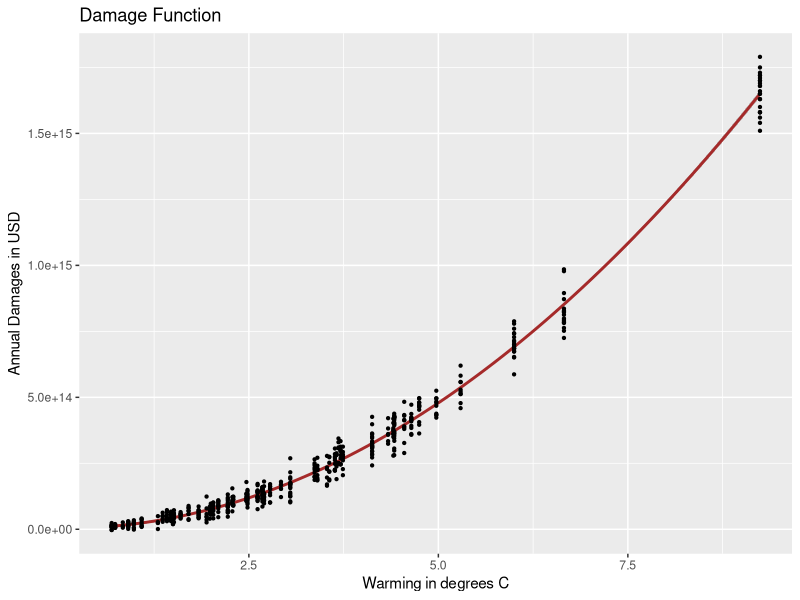

Generate this figure with R:
## ---- chunk 1
knitr::opts_chunk$set(echo = TRUE)
library(tidyverse)
library(here)
## ---- chunk 2
damage <- read_csv(here("damages.csv"))
warming <- read_csv(here("warming.csv"))
## ---- chunk 3
#create linear regression 

damage$warming_squared <- damage$warming^2
quad_damage_model <- lm(damages ~ warming + warming_squared + 0, data = damage)

# define function 
quad_function <- function(warming){
  harm <- quad_damage_model$coefficients[1]*warming + quad_damage_model$coefficients[2]*warming^2
  return(harm)
}
## ---- chunk 4
# visualize function and scatterplot graph
ggplot(quad_damage_model, aes(warming, damages)) + geom_smooth(method = "lm", formula = y ~ x + I(x^2), color = "brown") + geom_point(size = 0.8) + 
  theme_gray() +
  labs(title = "Damage Function", x = "Warming in degrees C", y = "Annual Damages in USD")
